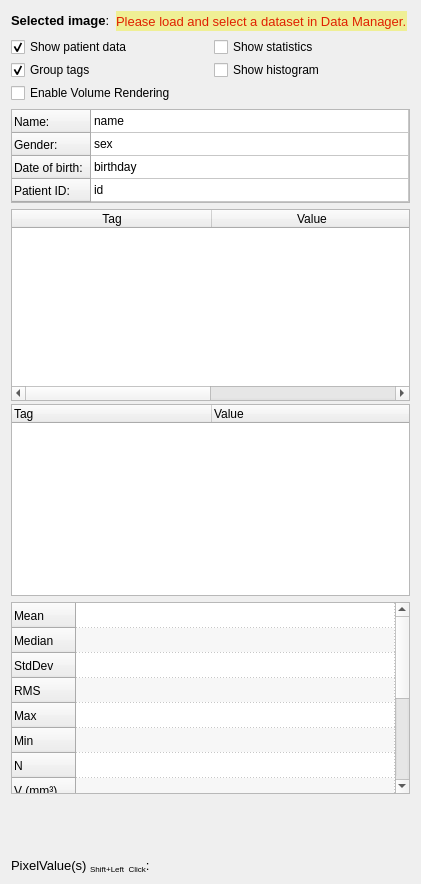
<?xml version="1.0" encoding="UTF-8"?>
<ui version="4.0">
 <class>ToolsPluginControls</class>
 <widget class="QWidget" name="ToolsPluginControls">
  <property name="geometry">
   <rect>
    <x>0</x>
    <y>0</y>
    <width>421</width>
    <height>884</height>
   </rect>
  </property>
  <property name="windowTitle">
   <string>Pope View</string>
  </property>
  <property name="styleSheet">
   <string notr="true">QPushButton {
    font: Roboto;
    font: bold;
    font-size: 14px;
 /*   color: #FFF;*/
    background-color: transparent;
    border: 0px;
    padding: 6px;
}
QPushButton:disabled {
   color: #595B5C;
}

QPushButton:hover
{
    background-color:rgba(0,0,0,20%);
}
QLabel
{
    font: Roboto;
/*    font: bold;*/
    font-size: 10pt;
/*    color: #FFF; */
}


QSpinBox, QSpinBox::before
{
    background-color: transparent;
    font: Roboto;
    font: normal;
    font-size: 10pt;
    color: #FFF; 
    border:0px;
}

QLabel#PatientName_label, QLabel#PatientGender_label, QLabel#PatientDOB_label, QLabel#PatientID_label
{
    font: normal;
}

QPushButton#Print_pushbutton 
{
    background-color: #db4067;
    border-width: 0px;
    border-top-left-radius:9px;
    border-top-right-radius:9px;
    border-bottom-left-radius:9px;
    border-bottom-right-radius:9px;
    padding: 12px;
    font: Roboto;
    font-size: 18px;
}

QPushButton#pushButtonRegionGrowing
{
    font-size:14px;
    padding: 12px;
}


QLabel#segmentation_title_label, QLabel#Profil_title_label
{
    font: Roboto;
    font-size: 16pt;
    color: #FFF; 
}


/****************************************************************
 *																*
 *	QWidgets menus												*
 *																*
 ***************************************************************/

QWidget#ProfileWidget
{
    background-color: #623288;
}

QLabel#logo_label
{
    background-color: #6f6f6f;
}
</string>
  </property>
  <layout class="QVBoxLayout" name="verticalLayout">
   <item>
    <layout class="QHBoxLayout" name="horizontalLayout_2">
     <item>
      <widget class="QLabel" name="label_SelectedImage">
       <property name="text">
        <string>&lt;b&gt;Selected image&lt;/b&gt;:</string>
       </property>
      </widget>
     </item>
     <item>
      <widget class="QLabel" name="label_ImageNotSelected">
       <property name="styleSheet">
        <string notr="true">color: #E02000;
background-color: rgb(255, 255, 159);
background-color: #efef95;</string>
       </property>
       <property name="text">
        <string>Please load and select a dataset in Data Manager.</string>
       </property>
      </widget>
     </item>
     <item>
      <spacer name="horizontalSpacer">
       <property name="orientation">
        <enum>Qt::Horizontal</enum>
       </property>
       <property name="sizeHint" stdset="0">
        <size>
         <width>40</width>
         <height>20</height>
        </size>
       </property>
      </spacer>
     </item>
    </layout>
   </item>
   <item>
    <layout class="QHBoxLayout" name="horizontalLayout">
     <item>
      <layout class="QVBoxLayout" name="verticalLayout_4">
       <property name="spacing">
        <number>3</number>
       </property>
       <item>
        <widget class="QCheckBox" name="checkBox_ShowPatientData">
         <property name="text">
          <string>Show patient data</string>
         </property>
         <property name="checked">
          <bool>true</bool>
         </property>
        </widget>
       </item>
       <item>
        <widget class="QCheckBox" name="checkBox_GroupTags">
         <property name="text">
          <string>Group tags</string>
         </property>
         <property name="checked">
          <bool>true</bool>
         </property>
        </widget>
       </item>
       <item>
        <widget class="QCheckBox" name="checkbox_EnableVolumeRendering">
         <property name="text">
          <string>Enable Volume Rendering</string>
         </property>
        </widget>
       </item>
      </layout>
     </item>
     <item>
      <layout class="QVBoxLayout" name="verticalLayout_5">
       <property name="spacing">
        <number>3</number>
       </property>
       <item>
        <widget class="QCheckBox" name="checkBox_ShowStatistics">
         <property name="text">
          <string>Show statistics</string>
         </property>
        </widget>
       </item>
       <item>
        <widget class="QCheckBox" name="checkBox_ShowHistogram">
         <property name="text">
          <string>Show histogram</string>
         </property>
        </widget>
       </item>
       <item>
        <widget class="QLabel" name="label">
         <property name="text">
          <string/>
         </property>
        </widget>
       </item>
      </layout>
     </item>
    </layout>
   </item>
   <item>
    <widget class="QTableWidget" name="tableWidget_PatientData">
     <property name="sizePolicy">
      <sizepolicy hsizetype="Expanding" vsizetype="Preferred">
       <horstretch>0</horstretch>
       <verstretch>0</verstretch>
      </sizepolicy>
     </property>
     <property name="minimumSize">
      <size>
       <width>0</width>
       <height>94</height>
      </size>
     </property>
     <property name="maximumSize">
      <size>
       <width>16777215</width>
       <height>94</height>
      </size>
     </property>
     <property name="editTriggers">
      <set>QAbstractItemView::NoEditTriggers</set>
     </property>
     <property name="selectionMode">
      <enum>QAbstractItemView::NoSelection</enum>
     </property>
     <property name="selectionBehavior">
      <enum>QAbstractItemView::SelectRows</enum>
     </property>
     <attribute name="horizontalHeaderVisible">
      <bool>false</bool>
     </attribute>
     <attribute name="horizontalHeaderDefaultSectionSize">
      <number>140</number>
     </attribute>
     <attribute name="horizontalHeaderHighlightSections">
      <bool>false</bool>
     </attribute>
     <attribute name="horizontalHeaderStretchLastSection">
      <bool>true</bool>
     </attribute>
     <attribute name="verticalHeaderVisible">
      <bool>true</bool>
     </attribute>
     <attribute name="verticalHeaderDefaultSectionSize">
      <number>23</number>
     </attribute>
     <row>
      <property name="text">
       <string>Name:</string>
      </property>
     </row>
     <row>
      <property name="text">
       <string>Gender:</string>
      </property>
     </row>
     <row>
      <property name="text">
       <string>Date of birth:</string>
      </property>
     </row>
     <row>
      <property name="text">
       <string>Patient ID:</string>
      </property>
     </row>
     <column>
      <property name="text">
       <string>Value</string>
      </property>
     </column>
     <item row="0" column="0">
      <property name="text">
       <string>name</string>
      </property>
     </item>
     <item row="1" column="0">
      <property name="text">
       <string>sex</string>
      </property>
     </item>
     <item row="2" column="0">
      <property name="text">
       <string>birthday</string>
      </property>
     </item>
     <item row="3" column="0">
      <property name="text">
       <string>id</string>
      </property>
     </item>
    </widget>
   </item>
   <item>
    <widget class="QWidget" name="verticalWidget" native="true">
     <property name="sizePolicy">
      <sizepolicy hsizetype="Expanding" vsizetype="Expanding">
       <horstretch>0</horstretch>
       <verstretch>0</verstretch>
      </sizepolicy>
     </property>
     <layout class="QVBoxLayout" name="verticalLayout_3">
      <property name="spacing">
       <number>3</number>
      </property>
      <property name="leftMargin">
       <number>0</number>
      </property>
      <property name="topMargin">
       <number>0</number>
      </property>
      <property name="rightMargin">
       <number>0</number>
      </property>
      <property name="bottomMargin">
       <number>0</number>
      </property>
      <item>
       <widget class="QTableWidget" name="tableWidget_Tags">
        <property name="enabled">
         <bool>true</bool>
        </property>
        <property name="sizePolicy">
         <sizepolicy hsizetype="Expanding" vsizetype="Expanding">
          <horstretch>0</horstretch>
          <verstretch>0</verstretch>
         </sizepolicy>
        </property>
        <property name="editTriggers">
         <set>QAbstractItemView::DoubleClicked|QAbstractItemView::EditKeyPressed</set>
        </property>
        <property name="selectionMode">
         <enum>QAbstractItemView::MultiSelection</enum>
        </property>
        <property name="selectionBehavior">
         <enum>QAbstractItemView::SelectRows</enum>
        </property>
        <attribute name="horizontalHeaderVisible">
         <bool>true</bool>
        </attribute>
        <attribute name="horizontalHeaderDefaultSectionSize">
         <number>200</number>
        </attribute>
        <attribute name="horizontalHeaderHighlightSections">
         <bool>false</bool>
        </attribute>
        <attribute name="horizontalHeaderStretchLastSection">
         <bool>true</bool>
        </attribute>
        <attribute name="verticalHeaderVisible">
         <bool>false</bool>
        </attribute>
        <attribute name="verticalHeaderDefaultSectionSize">
         <number>18</number>
        </attribute>
        <attribute name="verticalHeaderMinimumSectionSize">
         <number>18</number>
        </attribute>
        <column>
         <property name="text">
          <string>Tag</string>
         </property>
        </column>
        <column>
         <property name="text">
          <string>Value</string>
         </property>
        </column>
       </widget>
      </item>
      <item>
       <widget class="QTreeWidget" name="treeWidget_Tags">
        <property name="editTriggers">
         <set>QAbstractItemView::DoubleClicked</set>
        </property>
        <attribute name="headerDefaultSectionSize">
         <number>200</number>
        </attribute>
        <column>
         <property name="text">
          <string>Tag</string>
         </property>
        </column>
        <column>
         <property name="text">
          <string>Value</string>
         </property>
        </column>
       </widget>
      </item>
     </layout>
    </widget>
   </item>
   <item>
    <widget class="QTableWidget" name="tableWidget_Statistics">
     <property name="minimumSize">
      <size>
       <width>100</width>
       <height>180</height>
      </size>
     </property>
     <property name="maximumSize">
      <size>
       <width>16777215</width>
       <height>16777215</height>
      </size>
     </property>
     <property name="verticalScrollBarPolicy">
      <enum>Qt::ScrollBarAsNeeded</enum>
     </property>
     <property name="horizontalScrollBarPolicy">
      <enum>Qt::ScrollBarAsNeeded</enum>
     </property>
     <property name="autoScroll">
      <bool>true</bool>
     </property>
     <property name="editTriggers">
      <set>QAbstractItemView::NoEditTriggers</set>
     </property>
     <property name="alternatingRowColors">
      <bool>true</bool>
     </property>
     <property name="showGrid">
      <bool>true</bool>
     </property>
     <property name="gridStyle">
      <enum>Qt::DotLine</enum>
     </property>
     <property name="cornerButtonEnabled">
      <bool>false</bool>
     </property>
     <property name="rowCount">
      <number>14</number>
     </property>
     <property name="columnCount">
      <number>1</number>
     </property>
     <attribute name="horizontalHeaderVisible">
      <bool>false</bool>
     </attribute>
     <attribute name="horizontalHeaderCascadingSectionResizes">
      <bool>false</bool>
     </attribute>
     <attribute name="horizontalHeaderDefaultSectionSize">
      <number>80</number>
     </attribute>
     <attribute name="horizontalHeaderHighlightSections">
      <bool>true</bool>
     </attribute>
     <attribute name="horizontalHeaderMinimumSectionSize">
      <number>80</number>
     </attribute>
     <attribute name="horizontalHeaderShowSortIndicator" stdset="0">
      <bool>false</bool>
     </attribute>
     <attribute name="horizontalHeaderStretchLastSection">
      <bool>true</bool>
     </attribute>
     <attribute name="verticalHeaderVisible">
      <bool>true</bool>
     </attribute>
     <attribute name="verticalHeaderCascadingSectionResizes">
      <bool>false</bool>
     </attribute>
     <attribute name="verticalHeaderDefaultSectionSize">
      <number>25</number>
     </attribute>
     <attribute name="verticalHeaderMinimumSectionSize">
      <number>25</number>
     </attribute>
     <attribute name="verticalHeaderShowSortIndicator" stdset="0">
      <bool>false</bool>
     </attribute>
     <attribute name="verticalHeaderStretchLastSection">
      <bool>false</bool>
     </attribute>
     <row>
      <property name="text">
       <string>Mean</string>
      </property>
     </row>
     <row>
      <property name="text">
       <string>Median</string>
      </property>
     </row>
     <row>
      <property name="text">
       <string>StdDev</string>
      </property>
     </row>
     <row>
      <property name="text">
       <string>RMS</string>
      </property>
     </row>
     <row>
      <property name="text">
       <string>Max</string>
      </property>
     </row>
     <row>
      <property name="text">
       <string>Min</string>
      </property>
     </row>
     <row>
      <property name="text">
       <string>N</string>
      </property>
     </row>
     <row>
      <property name="text">
       <string>V (mm³)</string>
      </property>
     </row>
     <row>
      <property name="text">
       <string>Skewness</string>
      </property>
     </row>
     <row>
      <property name="text">
       <string>Kurtosis</string>
      </property>
     </row>
     <row>
      <property name="text">
       <string>Uniformity</string>
      </property>
     </row>
     <row>
      <property name="text">
       <string>Entropy</string>
      </property>
     </row>
     <row>
      <property name="text">
       <string>MPP</string>
      </property>
     </row>
     <row>
      <property name="text">
       <string>UPP</string>
      </property>
     </row>
     <column>
      <property name="text">
       <string>0</string>
      </property>
     </column>
    </widget>
   </item>
   <item>
    <widget class="QStackedWidget" name="StatisticsWidgetStack">
     <property name="enabled">
      <bool>false</bool>
     </property>
     <property name="minimumSize">
      <size>
       <width>0</width>
       <height>0</height>
      </size>
     </property>
     <property name="currentIndex">
      <number>0</number>
     </property>
     <widget class="QmitkChartWidget" name="JSHistogram">
      <property name="sizePolicy">
       <sizepolicy hsizetype="Preferred" vsizetype="Fixed">
        <horstretch>0</horstretch>
        <verstretch>0</verstretch>
       </sizepolicy>
      </property>
      <property name="maximumSize">
       <size>
        <width>16777215</width>
        <height>236</height>
       </size>
      </property>
     </widget>
    </widget>
   </item>
   <item>
    <spacer name="verticalSpacer">
     <property name="orientation">
      <enum>Qt::Vertical</enum>
     </property>
     <property name="sizeType">
      <enum>QSizePolicy::Fixed</enum>
     </property>
     <property name="sizeHint" stdset="0">
      <size>
       <width>10</width>
       <height>20</height>
      </size>
     </property>
    </spacer>
   </item>
   <item>
    <layout class="QVBoxLayout" name="verticalLayout_2">
     <item>
      <widget class="QLabel" name="label_PixelValue">
       <property name="text">
        <string>PixelValue(s) &lt;span style=&quot; vertical-align:sub;&quot;&gt;Shift+Left_Click&lt;/span&gt;:</string>
       </property>
       <property name="wordWrap">
        <bool>true</bool>
       </property>
      </widget>
     </item>
    </layout>
   </item>
  </layout>
 </widget>
 <layoutdefault spacing="6" margin="11"/>
 <customwidgets>
  <customwidget>
   <class>QmitkChartWidget</class>
   <extends>QWidget</extends>
   <header location="global">QmitkChartWidget.h</header>
  </customwidget>
 </customwidgets>
 <resources/>
 <connections/>
</ui>
